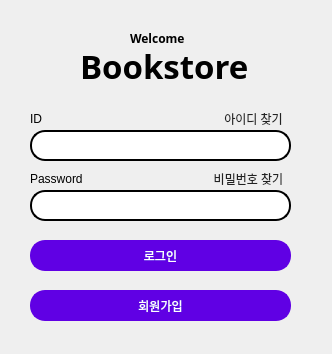
<?xml version="1.0" encoding="UTF-8"?>
<ui version="4.0">
 <class>Dialog</class>
 <widget class="QDialog" name="Dialog">
  <property name="geometry">
   <rect>
    <x>0</x>
    <y>0</y>
    <width>332</width>
    <height>354</height>
   </rect>
  </property>
  <property name="windowTitle">
   <string>Dialog</string>
  </property>
  <widget class="QPushButton" name="id_Find">
   <property name="geometry">
    <rect>
     <x>213</x>
     <y>108</y>
     <width>81</width>
     <height>21</height>
    </rect>
   </property>
   <property name="styleSheet">
    <string notr="true">color:#222;
border:none;</string>
   </property>
   <property name="text">
    <string>아이디 찾기</string>
   </property>
  </widget>
  <widget class="QLabel" name="label">
   <property name="geometry">
    <rect>
     <x>30</x>
     <y>110</y>
     <width>67</width>
     <height>17</height>
    </rect>
   </property>
   <property name="styleSheet">
    <string notr="true"/>
   </property>
   <property name="text">
    <string>ID</string>
   </property>
  </widget>
  <widget class="QPushButton" name="login_Btn">
   <property name="geometry">
    <rect>
     <x>30</x>
     <y>240</y>
     <width>261</width>
     <height>31</height>
    </rect>
   </property>
   <property name="styleSheet">
    <string notr="true">QPushButton{
border-radius:15px;
border:2px solid #6000e4;
background-color:#6000e4;
color:#fff;
}

QPushButton:hover{

}
</string>
   </property>
   <property name="text">
    <string>로그인</string>
   </property>
  </widget>
  <widget class="QLabel" name="label_3">
   <property name="geometry">
    <rect>
     <x>30</x>
     <y>170</y>
     <width>71</width>
     <height>17</height>
    </rect>
   </property>
   <property name="styleSheet">
    <string notr="true"/>
   </property>
   <property name="text">
    <string>Password</string>
   </property>
  </widget>
  <widget class="QLineEdit" name="id_Edit">
   <property name="geometry">
    <rect>
     <x>30</x>
     <y>130</y>
     <width>261</width>
     <height>31</height>
    </rect>
   </property>
   <property name="styleSheet">
    <string notr="true">QLineEdit{
border-radius:15px;
border:2px solid #000;
background:#fff;
}

QLineEdit:focus{
border:2px solid #5865f2;
}</string>
   </property>
  </widget>
  <widget class="QLabel" name="label_4">
   <property name="geometry">
    <rect>
     <x>80</x>
     <y>40</y>
     <width>171</width>
     <height>51</height>
    </rect>
   </property>
   <property name="font">
    <font>
     <family>OpenSymbol</family>
     <pointsize>25</pointsize>
     <weight>75</weight>
     <italic>false</italic>
     <bold>true</bold>
    </font>
   </property>
   <property name="styleSheet">
    <string notr="true">color:#000;</string>
   </property>
   <property name="text">
    <string>Bookstore</string>
   </property>
  </widget>
  <widget class="QLabel" name="label_5">
   <property name="geometry">
    <rect>
     <x>130</x>
     <y>30</y>
     <width>67</width>
     <height>17</height>
    </rect>
   </property>
   <property name="font">
    <font>
     <family>OpenSymbol</family>
     <weight>75</weight>
     <bold>true</bold>
    </font>
   </property>
   <property name="styleSheet">
    <string notr="true">;</string>
   </property>
   <property name="text">
    <string>Welcome</string>
   </property>
  </widget>
  <widget class="QPushButton" name="pw_Find">
   <property name="geometry">
    <rect>
     <x>198</x>
     <y>168</y>
     <width>101</width>
     <height>21</height>
    </rect>
   </property>
   <property name="styleSheet">
    <string notr="true">color:#222;
border:none;</string>
   </property>
   <property name="text">
    <string>비밀번호 찾기</string>
   </property>
  </widget>
  <widget class="QPushButton" name="join_Btn">
   <property name="geometry">
    <rect>
     <x>30</x>
     <y>290</y>
     <width>261</width>
     <height>31</height>
    </rect>
   </property>
   <property name="styleSheet">
    <string notr="true">QPushButton{
border-radius:15px;
border:2px solid #6000e4;
background-color:#6000e4;
color:#fff;
}

QPushButton:hover{

}
</string>
   </property>
   <property name="text">
    <string>회원가입</string>
   </property>
  </widget>
  <widget class="QLineEdit" name="pw_Edit">
   <property name="geometry">
    <rect>
     <x>30</x>
     <y>190</y>
     <width>261</width>
     <height>31</height>
    </rect>
   </property>
   <property name="styleSheet">
    <string notr="true">QLineEdit{
border-radius:15px;
border:2px solid #000;
background:#fff;
}

QLineEdit:focus{
border:2px solid #5865f2;
}</string>
   </property>
  </widget>
 </widget>
 <resources/>
 <connections/>
</ui>
